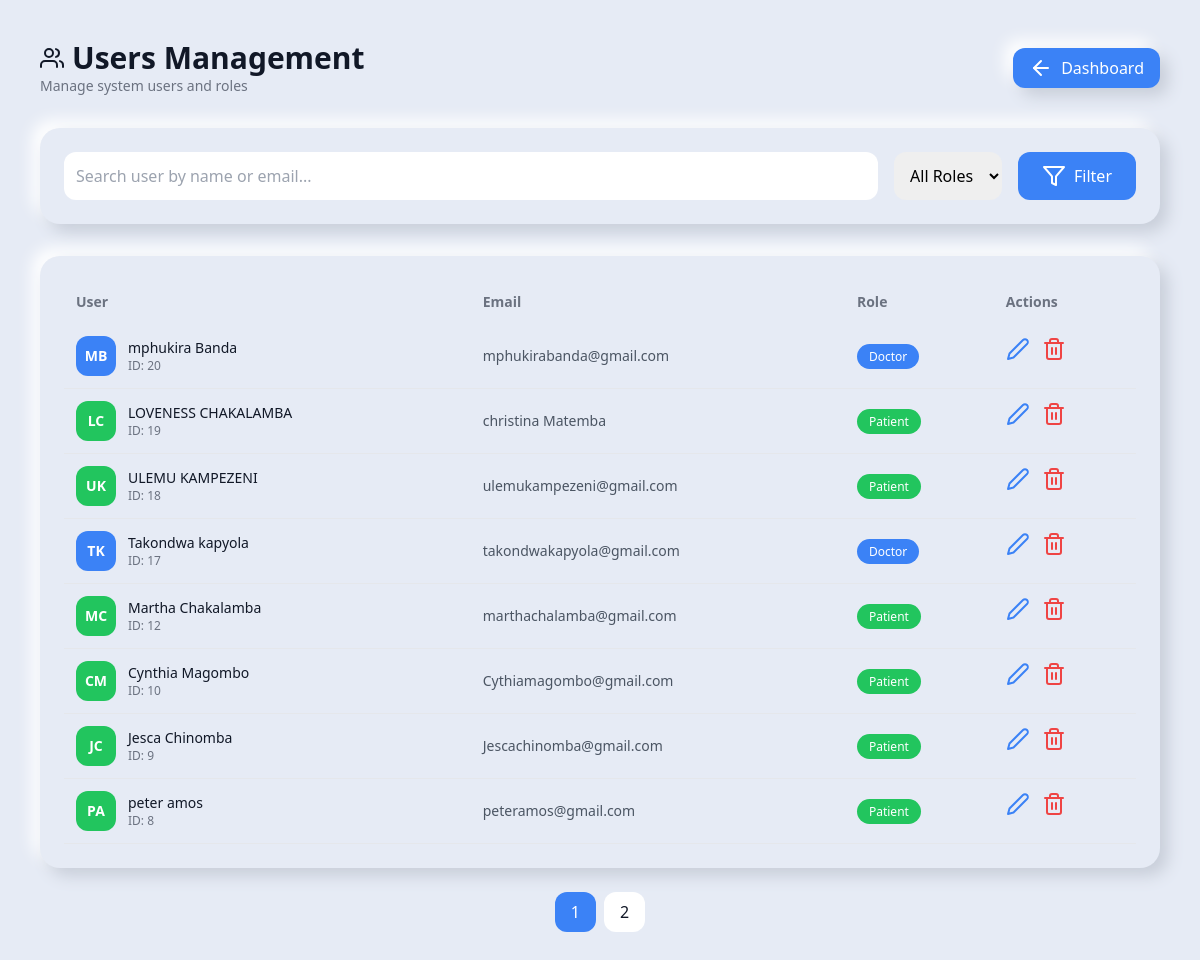
/users.php (signed in), run on the app's committed database.
### tables this page shows
CREATE TABLE IF NOT EXISTS `users` (
  `id` int NOT NULL AUTO_INCREMENT,
  `name` varchar(100) NOT NULL,
  `email` varchar(150) NOT NULL,
  `national_identification` varchar(50) NOT NULL,
  `password` varchar(255) NOT NULL,
  `role` enum('patient','doctor','admin') NOT NULL DEFAULT 'patient',
  `created_at` timestamp NULL DEFAULT CURRENT_TIMESTAMP,
  `status` varchar(20) DEFAULT 'active',
  `profile_image` varchar(255) DEFAULT NULL,
  PRIMARY KEY (`id`),
  UNIQUE KEY `email` (`email`),
  UNIQUE KEY `national_identification` (`national_identification`)
);

### users.php (the view, shortened to what this page needs)
<?php
require "db.php";
$search = trim($_GET['search'] ?? '');
$role   = $_GET['role'] ?? '';
$page  = max(1, (int)($_GET['page'] ?? 1));
$limit = 8;
$offset = ($page - 1) * $limit;
$sql = "SELECT id, name, email, role FROM users WHERE 1=1";
$params = [];
$types = "";
$sql .= " ORDER BY id DESC LIMIT ? OFFSET ?";
$params[] = $limit;
$params[] = $offset;
$types .= "ii";
$stmt = $conn->prepare($sql);
$stmt->bind_param($types, ...$params);
$stmt->execute();
$users = $stmt->get_result();
$total = $conn->query("SELECT COUNT(*) AS total FROM users")->fetch_assoc()['total'];
$totalPages = ceil($total / $limit);
?>
<!DOCTYPE html>
<html lang="en">
<head>
<script src="https://cdn.tailwindcss.com"></script>
</head>
<body class="bg-[#e6ebf5] dark:bg-[#0B1220] text-gray-900 dark:text-white p-10">
<div class="max-w-7xl mx-auto">
<div class="flex justify-between items-center mb-8">
    <div>
        <h2 class="text-3xl font-bold flex items-center gap-2">
            <i data-feather="users"></i>
            Users Management
        </h2>
        <p class="text-gray-500 dark:text-gray-400 text-sm">
            Manage system users and roles
        </p>
    </div>
    <a href="admin.php"
       class="card bg-blue-500 text-white px-4 py-2 rounded-xl flex items-center gap-2">
        <i data-feather="arrow-left"></i>
        Dashboard
    </a>
</div>
<div class="card p-6 mb-8">
<form method="GET" class="flex flex-col md:flex-row gap-4">
    <input type="text"
           name="search"
           value="<?= htmlspecialchars($search) ?>"
           placeholder="Search user by name or email..."
           class="p-3 rounded-xl w-full text-black">
    <select name="role"
            class="p-3 rounded-xl text-black">
        <option value="">All Roles</option>
    </select>
    <button class="bg-blue-500 text-white px-6 py-3 rounded-xl flex items-center gap-2">
        <i data-feather="filter"></i>
        Filter
    </button>
</form>
</div>
<div class="card p-6 overflow-x-auto">
<table class="w-full text-sm">
<thead class="text-gray-500 dark:text-gray-400">
<tr>
<th class="p-3 text-left">User</th>
<th class="p-3 text-left">Email</th>
<th class="p-3 text-left">Role</th>
<th class="p-3 text-left">Actions</th>
</tr>
</thead>
<tbody>
<?php if ($users->num_rows > 0): ?>
<?php while($u = $users->fetch_assoc()):
$nameParts = explode(" ", $u['name']);
$initials = strtoupper(
    $nameParts[0][0] .
    (isset($nameParts[1]) ? $nameParts[1][0] : '')
);
$roleColor = match($u['role']) {
    'admin'  => 'bg-purple-500',
    'doctor' => 'bg-blue-500',
    default  => 'bg-green-500'
};
?>
<tr class="table-row border-b dark:border-gray-700">
<td class="p-3 flex items-center gap-3">
    <div class="w-10 h-10 flex items-center justify-center text-white font-bold rounded-xl <?= $roleColor ?>">
        <?= $initials ?>
    </div>
    <div>
        <div class="font-medium"><?= htmlspecialchars($u['name']) ?></div>
        <div class="text-xs text-gray-500">ID: <?= $u['id'] ?></div>
    </div>
</td>
<td class="p-3 text-gray-600 dark:text-gray-300">
    <?= htmlspecialchars($u['email']) ?>
</td>
<td class="p-3">
    <span class="px-3 py-1 text-xs rounded-full text-white <?= $roleColor ?>">
        <?= ucfirst($u['role']) ?>
    </span>
</td>
<td class="p-3 flex gap-3">
    <a href="edit_user.php?id=<?= $u['id'] ?>"
       class="text-blue-500 hover:scale-110 transition">
        <i data-feather="edit-2"></i>
    </a>
    <a href="delete_user.php?id=<?= $u['id'] ?>"
       onclick="return confirm('Delete this user?')"
       class="text-red-500 hover:scale-110 transition">
        <i data-feather="trash-2"></i>
    </a>
</td>
</tr>
<?php endwhile; ?>
<?php endif; ?>
</tbody>
</table>
</div>
<div class="flex justify-center mt-6 gap-2">
<?php for ($i = 1; $i <= $totalPages; $i++): ?>
<a href="?page=<?= $i ?>&search=<?= urlencode($search) ?>&role=<?= urlencode($role) ?>"
   class="px-4 py-2 rounded-xl <?= $i == $page ? 'bg-blue-500 text-white' : 'bg-white dark:bg-gray-800' ?>">
    <?= $i ?>
</a>
<?php endfor; ?>
</div>
</div>
</body>
</html>

### users.php (style rules this page uses)
.card { background: #e6ebf5; border-radius: 20px; box-shadow: 8px 8px 16px #c8ced9, -8px -8px 16px #ffffff; transition: 0.3s ease; }

### data on the page
users: name "MB", name "mphukira Banda", id "20", email "mphukirabanda@gmail.com", role "Doctor"
users: name "LC", name "LOVENESS CHAKALAMBA", id "19", email "christina Matemba", role "Patient"
users: name "UK", name "ULEMU KAMPEZENI", id "18", email "ulemukampezeni@gmail.com", role "Patient"
users: name "TK", name "Takondwa kapyola", id "17", email "takondwakapyola@gmail.com", role "Doctor"
users: name "MC", name "Martha Chakalamba", id "12", email "marthachalamba@gmail.com", role "Patient"
users: name "CM", name "Cynthia Magombo", id "10", email "Cythiamagombo@gmail.com", role "Patient"
users: name "JC", name "Jesca Chinomba", id "9", email "Jescachinomba@gmail.com", role "Patient"
users: name "PA", name "peter amos", id "8", email "peteramos@gmail.com", role "Patient"
